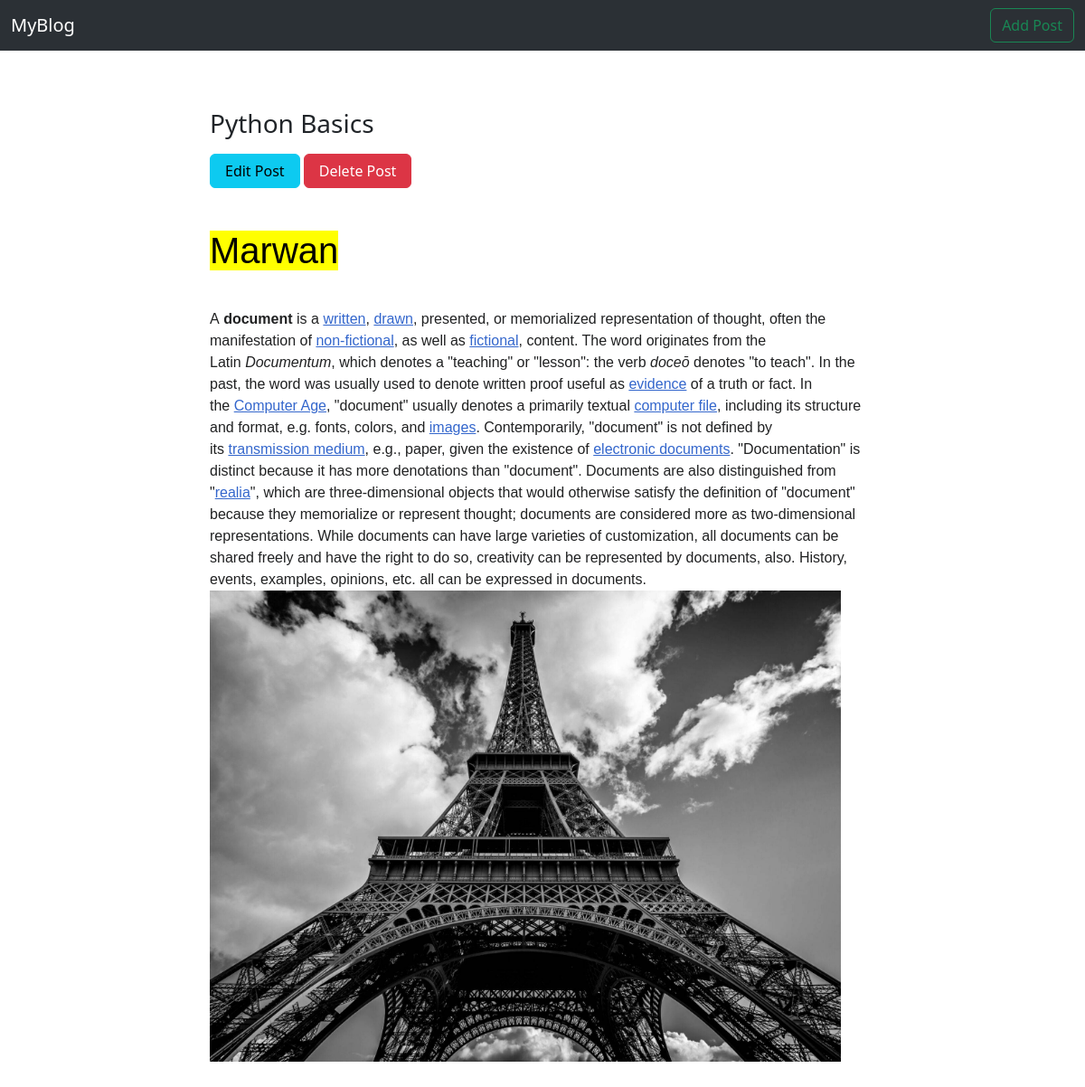
/blog/1, run on an earlier commit of the app's database.
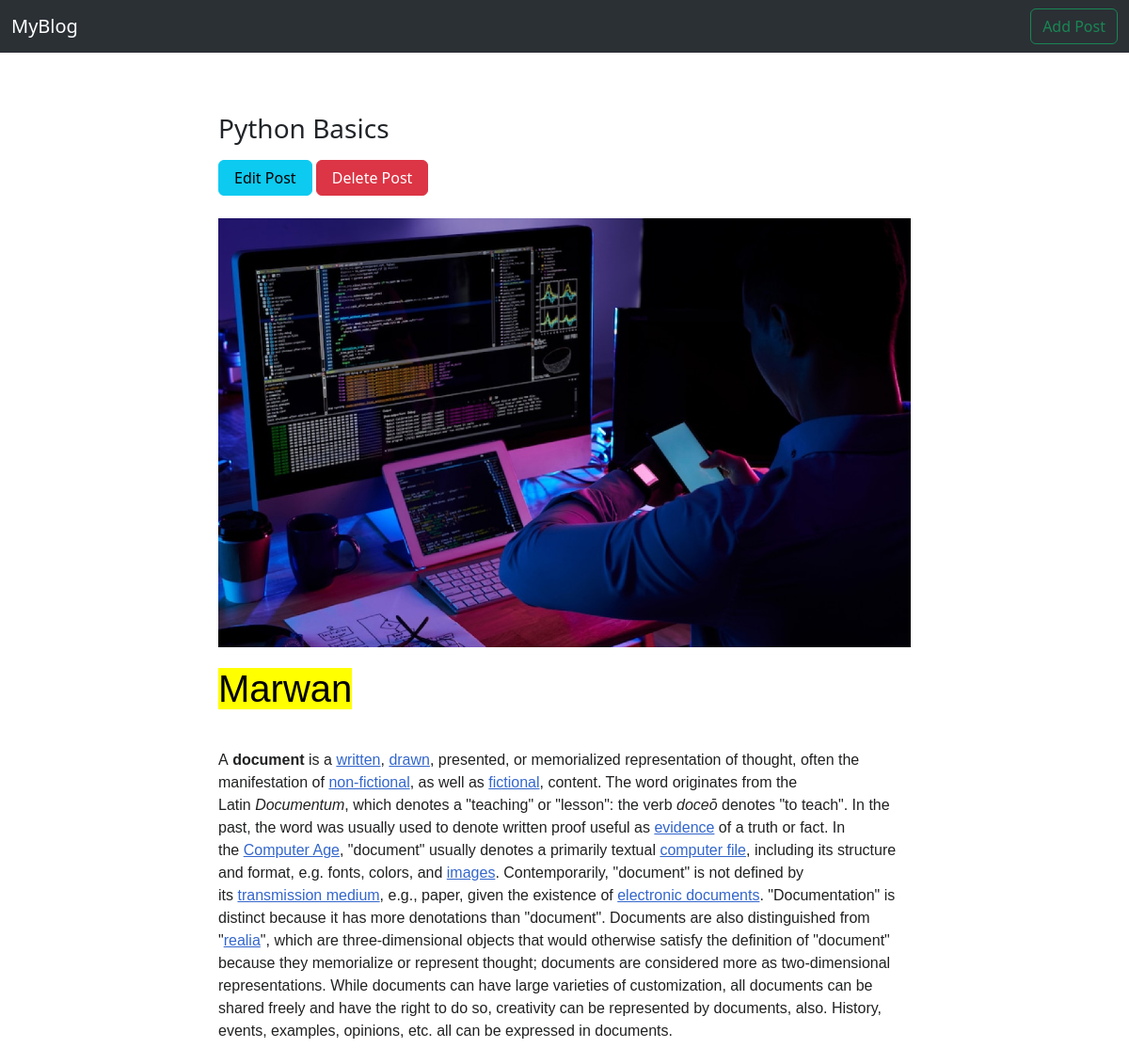
And on a later commit of the database.
### posts/models.py (models this page shows)
class Post(models.Model):
    name = models.CharField(max_length=100)
    content = models.TextField(max_length=10000)
    created_at = models.DateTimeField(default=timezone.now)
    image = models.ImageField(upload_to='post')
    tags = TaggableManager()
    def __str__(self):
        return self.name

### posts/views2.py (the view)
# urls.py: path('blog/<int:pk>', PostDetail.as_view()),
class PostDetail(DetailView):
    model = Post   # context:post

### posts/templates/posts/post_detail.html (shortened to what this page needs)
<!doctype html>
<html lang="en">
  <head>
    <link href="https://cdn.jsdelivr.net/npm/bootstrap@5.3.2/dist/css/bootstrap.min.css" rel="stylesheet">
  </head>
  <body>
        <nav class="navbar navbar-expand-lg bg-body-tertiary" data-bs-theme="dark">
            <div class="container-fluid">
              <a class="navbar-brand" href="/blog">MyBlog</a>
                <div class="d-flex">
                    <a href="/blog/new" class="btn btn-outline-success">Add Post</a>
                </div>
            </div>
          </nav>
        <div class="container my-5">
            <div class="row">
                <div class="col-lg-8 mx-auto">
                    <h3 class="my-3">{{post}}</h3>
                    <div>
                        <a href="/blog/{{post.id}}/edit" class="btn btn-info px-3">Edit Post</a>
                        <a href="/blog/{{post.id}}/delete" class="btn btn-danger px-3">Delete Post</a>
                    </div>
                    <img class="img-fluid mt-4" src="{{post.image.url}}" alt="">
                    <p class="my-3">
                        {{post.content|safe}}
                    </p>
                </div>
            </div>
        </div>
  </body>
</html>

What changed in the data, as far as the page shows it:
changed Post "Python Basics": image: picture added; content: picture removed
